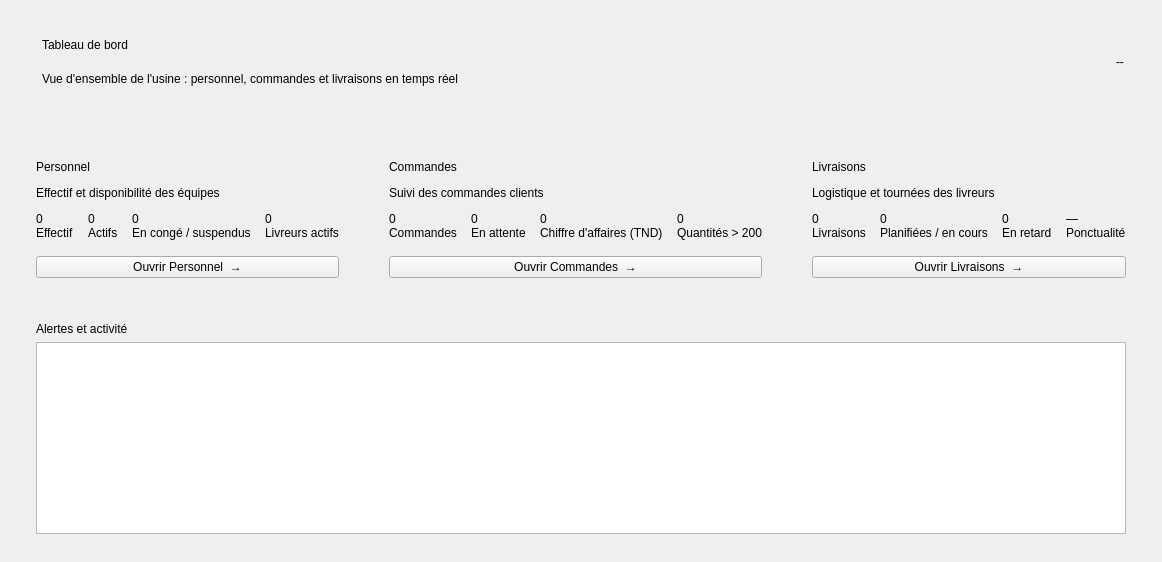
      <widget class="QWidget" name="pageTableauBord">
       <layout class="QVBoxLayout" name="dashLayoutPage" stretch="0,0,1">
        <property name="spacing">
         <number>14</number>
        </property>
        <property name="leftMargin">
         <number>18</number>
        </property>
        <property name="topMargin">
         <number>14</number>
        </property>
        <property name="rightMargin">
         <number>18</number>
        </property>
        <property name="bottomMargin">
         <number>14</number>
        </property>
        <item>
         <widget class="QFrame" name="dashHero">
          <property name="minimumSize">
           <size>
            <width>0</width>
            <height>116</height>
           </size>
          </property>
          <layout class="QHBoxLayout" name="dashLayoutHero">
           <property name="leftMargin">
            <number>24</number>
           </property>
           <property name="topMargin">
            <number>14</number>
           </property>
           <property name="rightMargin">
            <number>20</number>
           </property>
           <property name="bottomMargin">
            <number>34</number>
           </property>
           <item>
            <layout class="QVBoxLayout" name="dashLayoutTitres">
             <property name="spacing">
              <number>0</number>
             </property>
             <item>
              <widget class="QLabel" name="dashLabelTitre">
               <property name="text">
                <string>Tableau de bord</string>
               </property>
              </widget>
             </item>
             <item>
              <widget class="QLabel" name="dashLabelSousTitre">
               <property name="text">
                <string>Vue d'ensemble de l'usine : personnel, commandes et livraisons en temps réel</string>
               </property>
              </widget>
             </item>
            </layout>
           </item>
           <item>
            <spacer name="dashSpacerHero">
             <property name="orientation">
              <enum>Qt::Horizontal</enum>
             </property>
             <property name="sizeHint" stdset="0">
              <size>
               <width>40</width>
               <height>20</height>
              </size>
             </property>
            </spacer>
           </item>
           <item>
            <widget class="QLabel" name="dashLabelHorloge">
             <property name="text">
              <string>--</string>
             </property>
            </widget>
           </item>
          </layout>
         </widget>
        </item>
        <item>
         <layout class="QHBoxLayout" name="dashLayoutModules">
          <property name="spacing">
           <number>14</number>
          </property>
          <item>
           <widget class="QFrame" name="dashCartePersonnel">
            <property name="role" stdset="0">
             <string>module</string>
            </property>
            <property name="accent" stdset="0">
             <string>bleu</string>
            </property>
            <layout class="QVBoxLayout" name="dashCartePersonnelLayout">
             <property name="spacing">
              <number>12</number>
             </property>
             <property name="leftMargin">
              <number>18</number>
             </property>
             <property name="topMargin">
              <number>16</number>
             </property>
             <property name="rightMargin">
              <number>18</number>
             </property>
             <property name="bottomMargin">
              <number>16</number>
             </property>
             <item>
              <widget class="QLabel" name="dashCartePersonnelTitre">
               <property name="text">
                <string>Personnel</string>
               </property>
               <property name="role" stdset="0">
                <string>dashTitreModule</string>
               </property>
              </widget>
             </item>
             <item>
              <widget class="QLabel" name="dashCartePersonnelSousTitre">
               <property name="text">
                <string>Effectif et disponibilité des équipes</string>
               </property>
               <property name="role" stdset="0">
                <string>dashTexte</string>
               </property>
              </widget>
             </item>
             <item>
              <layout class="QHBoxLayout" name="dashCartePersonnelKpis">
               <property name="spacing">
                <number>14</number>
               </property>
               <item>
                <layout class="QVBoxLayout" name="dashPersEffectifLayout">
                 <property name="spacing">
                  <number>0</number>
                 </property>
                 <item>
                  <widget class="QLabel" name="dashPersEffectifValeur">
                   <property name="text">
                    <string>0</string>
                   </property>
                   <property name="role" stdset="0">
                    <string>dashValeur</string>
                   </property>
                  </widget>
                 </item>
                 <item>
                  <widget class="QLabel" name="dashPersEffectifTexte">
                   <property name="text">
                    <string>Effectif</string>
                   </property>
                   <property name="role" stdset="0">
                    <string>dashTexte</string>
                   </property>
                  </widget>
                 </item>
                </layout>
               </item>
               <item>
                <layout class="QVBoxLayout" name="dashPersActifsLayout">
                 <property name="spacing">
                  <number>0</number>
                 </property>
                 <item>
                  <widget class="QLabel" name="dashPersActifsValeur">
                   <property name="text">
                    <string>0</string>
                   </property>
                   <property name="role" stdset="0">
                    <string>dashValeur</string>
                   </property>
                  </widget>
                 </item>
                 <item>
                  <widget class="QLabel" name="dashPersActifsTexte">
                   <property name="text">
                    <string>Actifs</string>
                   </property>
                   <property name="role" stdset="0">
                    <string>dashTexte</string>
                   </property>
                  </widget>
                 </item>
                </layout>
               </item>
               <item>
                <layout class="QVBoxLayout" name="dashPersAbsentsLayout">
                 <property name="spacing">
                  <number>0</number>
                 </property>
                 <item>
                  <widget class="QLabel" name="dashPersAbsentsValeur">
                   <property name="text">
                    <string>0</string>
                   </property>
                   <property name="role" stdset="0">
                    <string>dashValeur</string>
                   </property>
                  </widget>
                 </item>
                 <item>
                  <widget class="QLabel" name="dashPersAbsentsTexte">
                   <property name="text">
                    <string>En congé / suspendus</string>
                   </property>
                   <property name="role" stdset="0">
                    <string>dashTexte</string>
                   </property>
                  </widget>
                 </item>
                </layout>
               </item>
               <item>
                <layout class="QVBoxLayout" name="dashPersLivreursLayout">
                 <property name="spacing">
                  <number>0</number>
                 </property>
                 <item>
                  <widget class="QLabel" name="dashPersLivreursValeur">
                   <property name="text">
                    <string>0</string>
                   </property>
                   <property name="role" stdset="0">
                    <string>dashValeur</string>
                   </property>
                  </widget>
                 </item>
                 <item>
                  <widget class="QLabel" name="dashPersLivreursTexte">
                   <property name="text">
                    <string>Livreurs actifs</string>
                   </property>
                   <property name="role" stdset="0">
                    <string>dashTexte</string>
                   </property>
                  </widget>
                 </item>
                </layout>
               </item>
              </layout>
             </item>
             <item>
              <spacer name="dashCartePersonnelSpacer">
               <property name="orientation">
                <enum>Qt::Vertical</enum>
               </property>
               <property name="sizeHint" stdset="0">
                <size>
                 <width>20</width>
                 <height>4</height>
                </size>
               </property>
              </spacer>
             </item>
             <item>
              <widget class="QPushButton" name="dashCartePersonnelBouton">
               <property name="text">
                <string>Ouvrir Personnel  →</string>
               </property>
              </widget>
             </item>
            </layout>
           </widget>
          </item>
          <item>
           <widget class="QFrame" name="dashCarteCommandes">
            <property name="role" stdset="0">
             <string>module</string>
            </property>
            <property name="accent" stdset="0">
             <string>cyan</string>
            </property>
            <layout class="QVBoxLayout" name="dashCarteCommandesLayout">
             <property name="spacing">
              <number>12</number>
             </property>
             <property name="leftMargin">
              <number>18</number>
             </property>
             <property name="topMargin">
              <number>16</number>
             </property>
             <property name="rightMargin">
              <number>18</number>
             </property>
             <property name="bottomMargin">
              <number>16</number>
             </property>
             <item>
              <widget class="QLabel" name="dashCarteCommandesTitre">
               <property name="text">
                <string>Commandes</string>
               </property>
               <property name="role" stdset="0">
                <string>dashTitreModule</string>
               </property>
              </widget>
             </item>
             <item>
              <widget class="QLabel" name="dashCarteCommandesSousTitre">
               <property name="text">
                <string>Suivi des commandes clients</string>
               </property>
               <property name="role" stdset="0">
                <string>dashTexte</string>
               </property>
              </widget>
             </item>
             <item>
              <layout class="QHBoxLayout" name="dashCarteCommandesKpis">
               <property name="spacing">
                <number>14</number>
               </property>
               <item>
                <layout class="QVBoxLayout" name="dashCmdTotalLayout">
                 <property name="spacing">
                  <number>0</number>
                 </property>
                 <item>
                  <widget class="QLabel" name="dashCmdTotalValeur">
                   <property name="text">
                    <string>0</string>
                   </property>
                   <property name="role" stdset="0">
                    <string>dashValeur</string>
                   </property>
                  </widget>
                 </item>
                 <item>
                  <widget class="QLabel" name="dashCmdTotalTexte">
                   <property name="text">
                    <string>Commandes</string>
                   </property>
                   <property name="role" stdset="0">
                    <string>dashTexte</string>
                   </property>
                  </widget>
                 </item>
                </layout>
               </item>
               <item>
                <layout class="QVBoxLayout" name="dashCmdAttenteLayout">
                 <property name="spacing">
                  <number>0</number>
                 </property>
                 <item>
                  <widget class="QLabel" name="dashCmdAttenteValeur">
                   <property name="text">
                    <string>0</string>
                   </property>
                   <property name="role" stdset="0">
                    <string>dashValeur</string>
                   </property>
                  </widget>
                 </item>
                 <item>
                  <widget class="QLabel" name="dashCmdAttenteTexte">
                   <property name="text">
                    <string>En attente</string>
                   </property>
                   <property name="role" stdset="0">
                    <string>dashTexte</string>
                   </property>
                  </widget>
                 </item>
                </layout>
               </item>
               <item>
                <layout class="QVBoxLayout" name="dashCmdCaLayout">
                 <property name="spacing">
                  <number>0</number>
                 </property>
                 <item>
                  <widget class="QLabel" name="dashCmdCaValeur">
                   <property name="text">
                    <string>0</string>
                   </property>
                   <property name="role" stdset="0">
                    <string>dashValeur</string>
                   </property>
                  </widget>
                 </item>
                 <item>
                  <widget class="QLabel" name="dashCmdCaTexte">
                   <property name="text">
                    <string>Chiffre d'affaires (TND)</string>
                   </property>
                   <property name="role" stdset="0">
                    <string>dashTexte</string>
                   </property>
                  </widget>
                 </item>
                </layout>
               </item>
               <item>
                <layout class="QVBoxLayout" name="dashCmdAlertesLayout">
                 <property name="spacing">
                  <number>0</number>
                 </property>
                 <item>
                  <widget class="QLabel" name="dashCmdAlertesValeur">
                   <property name="text">
                    <string>0</string>
                   </property>
                   <property name="role" stdset="0">
                    <string>dashValeur</string>
                   </property>
                  </widget>
                 </item>
                 <item>
                  <widget class="QLabel" name="dashCmdAlertesTexte">
                   <property name="text">
                    <string>Quantités &gt; 200</string>
                   </property>
                   <property name="role" stdset="0">
                    <string>dashTexte</string>
                   </property>
                  </widget>
                 </item>
                </layout>
               </item>
              </layout>
             </item>
             <item>
              <spacer name="dashCarteCommandesSpacer">
               <property name="orientation">
                <enum>Qt::Vertical</enum>
               </property>
               <property name="sizeHint" stdset="0">
                <size>
                 <width>20</width>
                 <height>4</height>
                </size>
               </property>
              </spacer>
             </item>
             <item>
              <widget class="QPushButton" name="dashCarteCommandesBouton">
               <property name="text">
                <string>Ouvrir Commandes  →</string>
               </property>
              </widget>
             </item>
            </layout>
           </widget>
          </item>
          <item>
           <widget class="QFrame" name="dashCarteLivraisons">
            <property name="role" stdset="0">
             <string>module</string>
            </property>
            <property name="accent" stdset="0">
             <string>vert</string>
            </property>
            <layout class="QVBoxLayout" name="dashCarteLivraisonsLayout">
             <property name="spacing">
              <number>12</number>
             </property>
             <property name="leftMargin">
              <number>18</number>
             </property>
             <property name="topMargin">
              <number>16</number>
             </property>
             <property name="rightMargin">
              <number>18</number>
             </property>
             <property name="bottomMargin">
              <number>16</number>
             </property>
             <item>
              <widget class="QLabel" name="dashCarteLivraisonsTitre">
               <property name="text">
                <string>Livraisons</string>
               </property>
               <property name="role" stdset="0">
                <string>dashTitreModule</string>
               </property>
              </widget>
             </item>
             <item>
              <widget class="QLabel" name="dashCarteLivraisonsSousTitre">
               <property name="text">
                <string>Logistique et tournées des livreurs</string>
               </property>
               <property name="role" stdset="0">
                <string>dashTexte</string>
               </property>
              </widget>
             </item>
             <item>
              <layout class="QHBoxLayout" name="dashCarteLivraisonsKpis">
               <property name="spacing">
                <number>14</number>
               </property>
               <item>
                <layout class="QVBoxLayout" name="dashLivTotalLayout">
                 <property name="spacing">
                  <number>0</number>
                 </property>
                 <item>
                  <widget class="QLabel" name="dashLivTotalValeur">
                   <property name="text">
                    <string>0</string>
                   </property>
                   <property name="role" stdset="0">
                    <string>dashValeur</string>
                   </property>
                  </widget>
                 </item>
                 <item>
                  <widget class="QLabel" name="dashLivTotalTexte">
                   <property name="text">
                    <string>Livraisons</string>
                   </property>
                   <property name="role" stdset="0">
                    <string>dashTexte</string>
                   </property>
                  </widget>
                 </item>
                </layout>
               </item>
               <item>
                <layout class="QVBoxLayout" name="dashLivActivesLayout">
                 <property name="spacing">
                  <number>0</number>
                 </property>
                 <item>
                  <widget class="QLabel" name="dashLivActivesValeur">
                   <property name="text">
                    <string>0</string>
                   </property>
                   <property name="role" stdset="0">
                    <string>dashValeur</string>
                   </property>
                  </widget>
                 </item>
                 <item>
                  <widget class="QLabel" name="dashLivActivesTexte">
                   <property name="text">
                    <string>Planifiées / en cours</string>
                   </property>
                   <property name="role" stdset="0">
                    <string>dashTexte</string>
                   </property>
                  </widget>
                 </item>
                </layout>
               </item>
               <item>
                <layout class="QVBoxLayout" name="dashLivRetardsLayout">
                 <property name="spacing">
                  <number>0</number>
                 </property>
                 <item>
                  <widget class="QLabel" name="dashLivRetardsValeur">
                   <property name="text">
                    <string>0</string>
                   </property>
                   <property name="role" stdset="0">
                    <string>dashValeur</string>
                   </property>
                  </widget>
                 </item>
                 <item>
                  <widget class="QLabel" name="dashLivRetardsTexte">
                   <property name="text">
                    <string>En retard</string>
                   </property>
                   <property name="role" stdset="0">
                    <string>dashTexte</string>
                   </property>
                  </widget>
                 </item>
                </layout>
               </item>
               <item>
                <layout class="QVBoxLayout" name="dashLivPonctualiteLayout">
                 <property name="spacing">
                  <number>0</number>
                 </property>
                 <item>
                  <widget class="QLabel" name="dashLivPonctualiteValeur">
                   <property name="text">
                    <string>—</string>
                   </property>
                   <property name="role" stdset="0">
                    <string>dashValeur</string>
                   </property>
                  </widget>
                 </item>
                 <item>
                  <widget class="QLabel" name="dashLivPonctualiteTexte">
                   <property name="text">
                    <string>Ponctualité</string>
                   </property>
                   <property name="role" stdset="0">
                    <string>dashTexte</string>
                   </property>
                  </widget>
                 </item>
                </layout>
               </item>
              </layout>
             </item>
             <item>
              <spacer name="dashCarteLivraisonsSpacer">
               <property name="orientation">
                <enum>Qt::Vertical</enum>
               </property>
               <property name="sizeHint" stdset="0">
                <size>
                 <width>20</width>
                 <height>4</height>
                </size>
               </property>
              </spacer>
             </item>
             <item>
              <widget class="QPushButton" name="dashCarteLivraisonsBouton">
               <property name="text">
                <string>Ouvrir Livraisons  →</string>
               </property>
              </widget>
             </item>
            </layout>
           </widget>
          </item>
         </layout>
        </item>
        <item>
         <widget class="QFrame" name="dashCarteAlertes">
          <property name="role" stdset="0">
           <string>module</string>
          </property>
          <layout class="QVBoxLayout" name="dashLayoutAlertes">
           <property name="leftMargin">
            <number>18</number>
           </property>
           <property name="topMargin">
            <number>14</number>
           </property>
           <property name="rightMargin">
            <number>18</number>
           </property>
           <property name="bottomMargin">
            <number>14</number>
           </property>
           <item>
            <widget class="QLabel" name="dashLabelAlertes">
             <property name="text">
              <string>Alertes et activité</string>
             </property>
             <property name="role" stdset="0">
              <string>dashTitreModule</string>
             </property>
            </widget>
           </item>
           <item>
            <widget class="QListWidget" name="dashListeAlertes">
             <property name="focusPolicy">
              <enum>Qt::NoFocus</enum>
             </property>
             <property name="selectionMode">
              <enum>QAbstractItemView::NoSelection</enum>
             </property>
            </widget>
           </item>
          </layout>
         </widget>
        </item>
       </layout>
      </widget>
